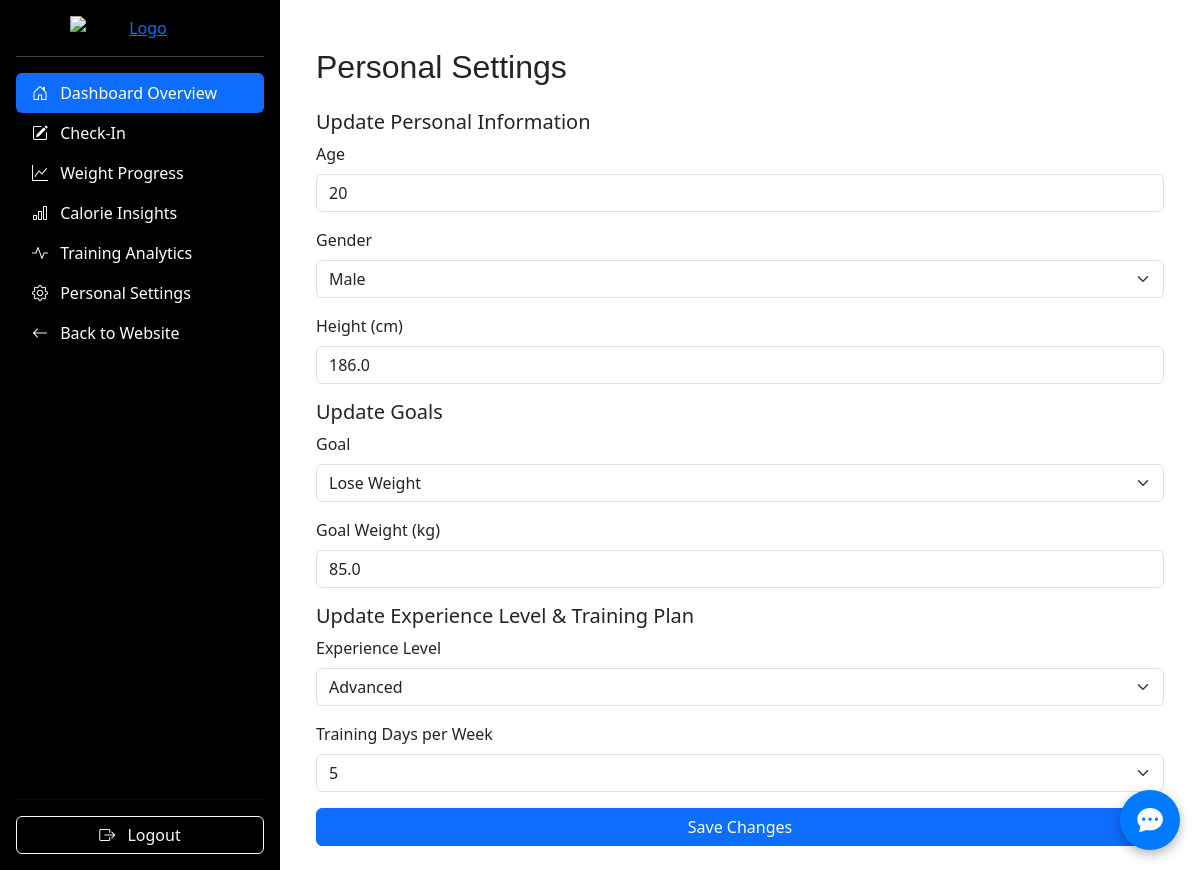
The app's page /settings (signed in) with its own data.
### tables this page shows
CREATE TABLE users (
    id INTEGER PRIMARY KEY AUTOINCREMENT,
    name VARCHAR(255) NOT NULL,
    email VARCHAR(255) UNIQUE NOT NULL,
    password VARCHAR(255) NOT NULL,
    age INTEGER NOT NULL,
    gender VARCHAR(10) NOT NULL,
    weight FLOAT NOT NULL,
    start_weight FLOAT NOT NULL,
    height FLOAT NOT NULL,
    goal_weight FLOAT NOT NULL,
    goal_type VARCHAR(50) NOT NULL,
    training_days INTEGER NOT NULL,
    experience_level VARCHAR(50) NOT NULL,
    daily_calorie_goal FLOAT NOT NULL,
    created_at TIMESTAMP DEFAULT CURRENT_TIMESTAMP,
    updated_at TIMESTAMP DEFAULT CURRENT_TIMESTAMP
);

### app.py (the view, shortened to what this page needs)
@app.route("/settings", methods=["GET", "POST"])
@login_required
def settings():
    user_id = session.get("user_id")
    user_data = db.execute("SELECT * FROM users WHERE id = ?", user_id)
    if not user_data:
        return render_template("dashboard/settings.html", error="User not found.", user={})
    user = user_data[0]
    return render_template("dashboard/settings.html", user=user, error=None)

### app.py (called while the page is built)
def login_required(f):
    @wraps(f)
    def decorated_function(*args, **kwargs):
        if session.get("user_id") is None:
            return redirect("/login")
        return f(*args, **kwargs)
    return decorated_function

@app.after_request
def after_request(response):
    response.headers["Cache-Control"] = "no-cache, no-store, must-revalidate"
    response.headers["Expires"] = 0
    response.headers["Pragma"] = "no-cache"
    return response

### templates/dashboard/settings.html (shortened to what this page needs)
{% extends "dashboard/dashboard_layout.html" %}
{% block main %}
<div class="container mt-4">
    <h2 class="mb-4">Personal Settings</h2>
    <form method="post" action="/settings">
        <h5>Update Personal Information</h5>
        <div class="mb-3">
            <label for="age" class="form-label">Age</label>
            <input type="number" class="form-control" id="age" name="age" value="{{ user.age }}">
        </div>
        <div class="mb-3">
            <label for="gender" class="form-label">Gender</label>
            <select class="form-select" id="gender" name="gender">
                <option value="Male" {% if user.gender == 'Male' %}selected{% endif %}>Male</option>
            </select>
        </div>
        <div class="mb-3">
            <label for="height" class="form-label">Height (cm)</label>
            <input type="number" step="0.1" class="form-control" id="height" name="height" value="{{ user.height }}">
        </div>
        <h5>Update Goals</h5>
        <div class="mb-3">
            <label for="goal_type" class="form-label">Goal</label>
            <select class="form-select" id="goal_type" name="goal_type">
                <option value="lose weight" {% if user.goal_type == 'lose weight' %}selected{% endif %}>Lose Weight</option>
            </select>
        </div>
        <div class="mb-3">
            <label for="goal_weight" class="form-label">Goal Weight (kg)</label>
            <input type="number" step="0.1" class="form-control" id="goal_weight" name="goal_weight" value="{{ user.goal_weight }}">
        </div>
        <h5>Update Experience Level & Training Plan</h5>
        <div class="mb-3">
            <label for="experience_level" class="form-label">Experience Level</label>
            <select class="form-select" id="experience_level" name="experience_level">
                <option value="Advanced" {% if user.experience_level == 'Advanced' %}selected{% endif %}>Advanced</option>
            </select>
        </div>
        <div class="mb-3">
            <label for="training_days" class="form-label">Training Days per Week</label>
            <select class="form-select" id="training_days" name="training_days">
                {% for day in range(1, 8) %}
                    <option value="{{ day }}" {% if user.training_days == day %}selected{% endif %}>{{ day }}</option>
                {% endfor %}
            </select>
        </div>
        <button type="submit" class="btn btn-primary w-100">Save Changes</button>
    </form>
</div>
{% endblock %}

### static/styles.css (style rules this page uses)
h1, h2, h3 { font-family: 'Montserrat', sans-serif !important; }
html, body { overflow-x: hidden; }

### records on screen
users: age "20", gender "Male", height "186.0", goal_type "Lose Weight", goal_weight "85.0", experience_level "Advanced", training_days "5"
